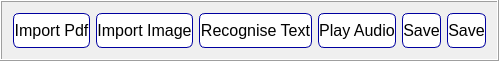
                      <widget class="QFrame" name="frame_10">
                       <property name="maximumSize">
                        <size>
                         <width>16777215</width>
                         <height>60</height>
                        </size>
                       </property>
                       <property name="frameShape">
                        <enum>QFrame::Box</enum>
                       </property>
                       <property name="frameShadow">
                        <enum>QFrame::Raised</enum>
                       </property>
                       <layout class="QHBoxLayout" name="horizontalLayout_3">
                        <item>
                         <widget class="QPushButton" name="PB_Import_OCR_PDF">
                          <property name="minimumSize">
                           <size>
                            <width>0</width>
                            <height>35</height>
                           </size>
                          </property>
                          <property name="font">
                           <font>
                            <family>Arial</family>
                            <pointsize>12</pointsize>
                           </font>
                          </property>
                          <property name="toolTip">
                           <string>Import OCR Image File</string>
                          </property>
                          <property name="styleSheet">
                           <string notr="true">QPushButton
					{
                       border: 1px solid rgb(0,0,160);	
					 border-radius : 6px;
	background-color: rgb(255, 255, 255);
						
					}
 					 QPushButton:hover{
			
                 	background-color:  rgb(246, 255, 187);
	                                  

}
QPushButton:pressed{
  background-color :rgb(246, 255, 187);
}
</string>
                          </property>
                          <property name="text">
                           <string>Import Pdf</string>
                          </property>
                          <property name="icon">
                           <iconset>
                            <normaloff>icons/folder (1).png</normaloff>icons/folder (1).png</iconset>
                          </property>
                          <property name="iconSize">
                           <size>
                            <width>20</width>
                            <height>20</height>
                           </size>
                          </property>
                         </widget>
                        </item>
                        <item>
                         <widget class="QPushButton" name="PB_Import_OCR">
                          <property name="minimumSize">
                           <size>
                            <width>0</width>
                            <height>35</height>
                           </size>
                          </property>
                          <property name="font">
                           <font>
                            <family>Arial</family>
                            <pointsize>12</pointsize>
                           </font>
                          </property>
                          <property name="toolTip">
                           <string>Import OCR Image File</string>
                          </property>
                          <property name="styleSheet">
                           <string notr="true">QPushButton
					{
                       border: 1px solid rgb(0,0,160);	
					 border-radius : 6px;
	background-color: rgb(255, 255, 255);
						
					}
 					 QPushButton:hover{
			
                 	background-color:  rgb(246, 255, 187);
	                                  

}
QPushButton:pressed{
  background-color :rgb(246, 255, 187);
}
</string>
                          </property>
                          <property name="text">
                           <string>Import Image</string>
                          </property>
                          <property name="icon">
                           <iconset>
                            <normaloff>icons/folder (1).png</normaloff>icons/folder (1).png</iconset>
                          </property>
                          <property name="iconSize">
                           <size>
                            <width>20</width>
                            <height>20</height>
                           </size>
                          </property>
                         </widget>
                        </item>
                        <item>
                         <widget class="QPushButton" name="PB_Rec_Text">
                          <property name="minimumSize">
                           <size>
                            <width>0</width>
                            <height>35</height>
                           </size>
                          </property>
                          <property name="font">
                           <font>
                            <family>Arial</family>
                            <pointsize>12</pointsize>
                           </font>
                          </property>
                          <property name="styleSheet">
                           <string notr="true">QPushButton
					{
                       border: 1px solid rgb(0,0,160);	
					 border-radius : 6px;
	background-color: rgb(255, 255, 255);
						
					}
 					 QPushButton:hover{
			
                 	background-color:  rgb(246, 255, 187);
	                                  

}
QPushButton:pressed{
  background-color :rgb(246, 255, 187);
}
</string>
                          </property>
                          <property name="text">
                           <string>Recognise Text</string>
                          </property>
                          <property name="icon">
                           <iconset>
                            <normaloff>icons/document.png</normaloff>icons/document.png</iconset>
                          </property>
                          <property name="iconSize">
                           <size>
                            <width>30</width>
                            <height>30</height>
                           </size>
                          </property>
                         </widget>
                        </item>
                        <item>
                         <widget class="QPushButton" name="PB_Play_OCR_Audio">
                          <property name="minimumSize">
                           <size>
                            <width>0</width>
                            <height>35</height>
                           </size>
                          </property>
                          <property name="font">
                           <font>
                            <family>Arial</family>
                            <pointsize>12</pointsize>
                           </font>
                          </property>
                          <property name="styleSheet">
                           <string notr="true">QPushButton
					{
                       border: 1px solid rgb(0,0,160);	
					 border-radius : 6px;
	background-color: rgb(255, 255, 255);
						
					}
 					 QPushButton:hover{
			
                 	background-color:  rgb(246, 255, 187);
	                                  

}
QPushButton:pressed{
  background-color :rgb(246, 255, 187);
}
</string>
                          </property>
                          <property name="text">
                           <string>Play Audio</string>
                          </property>
                          <property name="icon">
                           <iconset>
                            <normaloff>icons/play.png</normaloff>icons/play.png</iconset>
                          </property>
                          <property name="iconSize">
                           <size>
                            <width>30</width>
                            <height>30</height>
                           </size>
                          </property>
                         </widget>
                        </item>
                        <item>
                         <widget class="QPushButton" name="PB_Save_OCR_To_Word">
                          <property name="minimumSize">
                           <size>
                            <width>0</width>
                            <height>35</height>
                           </size>
                          </property>
                          <property name="font">
                           <font>
                            <family>Arial</family>
                            <pointsize>12</pointsize>
                           </font>
                          </property>
                          <property name="styleSheet">
                           <string notr="true">QPushButton
					{
                       border: 1px solid rgb(0,0,160);	
					 border-radius : 6px;
	background-color: rgb(255, 255, 255);
						
					}
 					 QPushButton:hover{
			
                 	background-color:  rgb(246, 255, 187);
	                                  

}
QPushButton:pressed{
  background-color :rgb(246, 255, 187);
}
</string>
                          </property>
                          <property name="text">
                           <string>Save</string>
                          </property>
                          <property name="icon">
                           <iconset>
                            <normaloff>icons/word.png</normaloff>icons/word.png</iconset>
                          </property>
                          <property name="iconSize">
                           <size>
                            <width>30</width>
                            <height>30</height>
                           </size>
                          </property>
                         </widget>
                        </item>
                        <item>
                         <widget class="QPushButton" name="PB_Save_OCR_To_Text">
                          <property name="minimumSize">
                           <size>
                            <width>0</width>
                            <height>35</height>
                           </size>
                          </property>
                          <property name="font">
                           <font>
                            <family>Arial</family>
                            <pointsize>12</pointsize>
                           </font>
                          </property>
                          <property name="styleSheet">
                           <string notr="true">QPushButton
					{
                       border: 1px solid rgb(0,0,160);	
					 border-radius : 6px;
	background-color: rgb(255, 255, 255);
						
					}
 					 QPushButton:hover{
			
                 	background-color:  rgb(246, 255, 187);
	                                  

}
QPushButton:pressed{
  background-color :rgb(246, 255, 187);
}
</string>
                          </property>
                          <property name="text">
                           <string>Save</string>
                          </property>
                          <property name="icon">
                           <iconset>
                            <normaloff>icons/Notepad.jpg</normaloff>icons/Notepad.jpg</iconset>
                          </property>
                          <property name="iconSize">
                           <size>
                            <width>30</width>
                            <height>30</height>
                           </size>
                          </property>
                         </widget>
                        </item>
                       </layout>
                      </widget>
